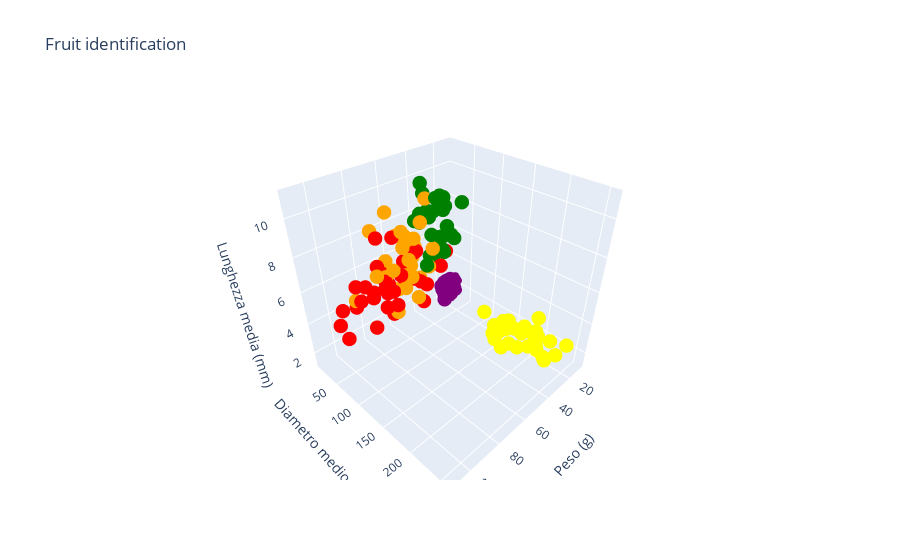
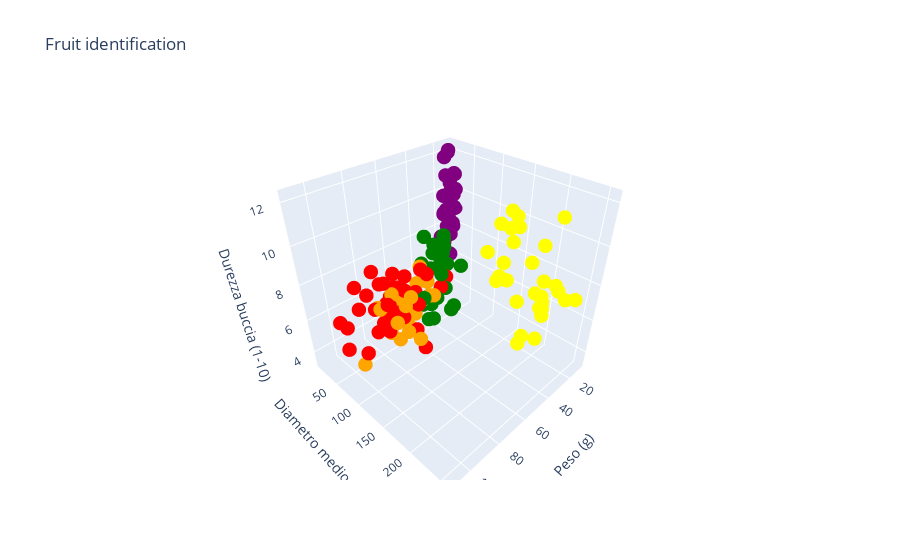
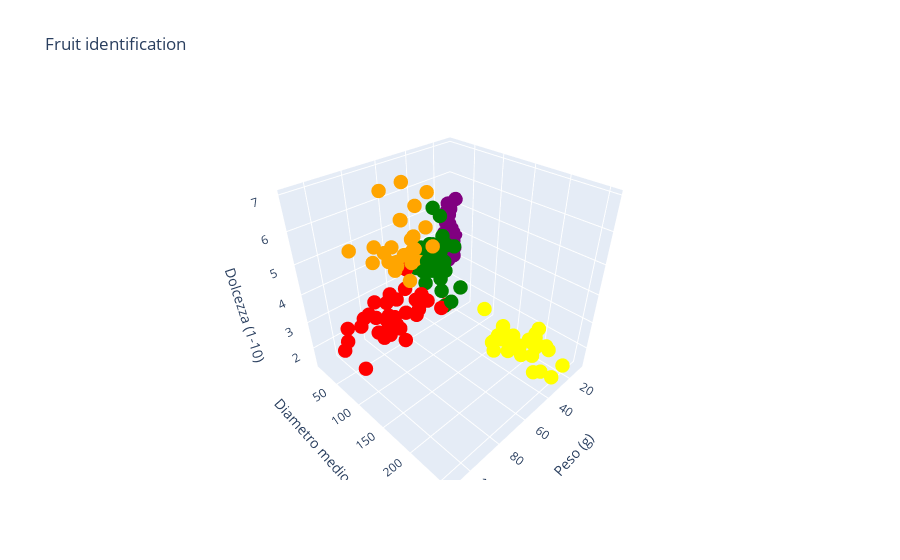
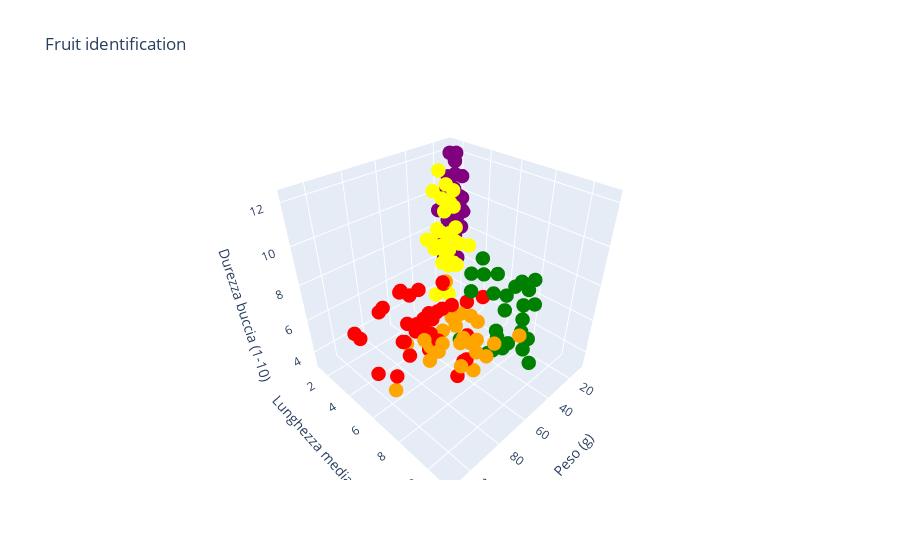

Write notebook code for charts like these, in order.
### Code cell
import plotly.graph_objects as go
    
triads = combinations(df.columns[1:], 3)
for triad in triads:
    f1,f2,f3 = triad

    fig = go.Figure(data=[go.Scatter3d(
        x=X_test[f1], 
        y=X_test[f2], 
        z=X_test[f3], 
        mode='markers',
        marker=dict(size=5,color=Ycol)
    )])

    fig.update_layout(
        scene=dict(
            xaxis_title=f1,
            yaxis_title=f2,
            zaxis_title=f3
        ),
        title='Fruit identification'
    )

    fig.show()

### Figure 1 — Plotly figure (JSON) as saved in the notebook; plotly's stock layout.template omitted (floating-point values rounded to 4 significant figures; data arrays with more than 128 entries replaced by an {"elided": "..."} marker saying what was removed)
{"data": [{"marker": {"color": {"elided": "150 str values"}, "size": 5}, "mode": "markers", "type": "scatter3d", "x": {"elided": "150 float values"}, "y": {"elided": "150 float values"}, "z": {"elided": "150 float values"}}], "layout": {"scene": {"xaxis": {"title": {"text": "Peso (g)"}}, "yaxis": {"title": {"text": "Diametro medio (mm)"}}, "zaxis": {"title": {"text": "Lunghezza media (mm)"}}}, "title": {"text": "Fruit identification"}}}

### Figure 2 — Plotly figure (JSON) as saved in the notebook; plotly's stock layout.template omitted (floating-point values rounded to 4 significant figures; data arrays with more than 128 entries replaced by an {"elided": "..."} marker saying what was removed)
{"data": [{"marker": {"color": {"elided": "150 str values"}, "size": 5}, "mode": "markers", "type": "scatter3d", "x": {"elided": "150 float values"}, "y": {"elided": "150 float values"}, "z": {"elided": "150 float values"}}], "layout": {"scene": {"xaxis": {"title": {"text": "Peso (g)"}}, "yaxis": {"title": {"text": "Diametro medio (mm)"}}, "zaxis": {"title": {"text": "Durezza buccia (1-10)"}}}, "title": {"text": "Fruit identification"}}}

### Figure 3 — Plotly figure (JSON) as saved in the notebook; plotly's stock layout.template omitted (floating-point values rounded to 4 significant figures; data arrays with more than 128 entries replaced by an {"elided": "..."} marker saying what was removed)
{"data": [{"marker": {"color": {"elided": "150 str values"}, "size": 5}, "mode": "markers", "type": "scatter3d", "x": {"elided": "150 float values"}, "y": {"elided": "150 float values"}, "z": {"elided": "150 float values"}}], "layout": {"scene": {"xaxis": {"title": {"text": "Peso (g)"}}, "yaxis": {"title": {"text": "Diametro medio (mm)"}}, "zaxis": {"title": {"text": "Dolcezza (1-10)"}}}, "title": {"text": "Fruit identification"}}}

### Figure 4 — Plotly figure (JSON) as saved in the notebook; plotly's stock layout.template omitted (floating-point values rounded to 4 significant figures; data arrays with more than 128 entries replaced by an {"elided": "..."} marker saying what was removed)
{"data": [{"marker": {"color": {"elided": "150 str values"}, "size": 5}, "mode": "markers", "type": "scatter3d", "x": {"elided": "150 float values"}, "y": {"elided": "150 float values"}, "z": {"elided": "150 float values"}}], "layout": {"scene": {"xaxis": {"title": {"text": "Peso (g)"}}, "yaxis": {"title": {"text": "Lunghezza media (mm)"}}, "zaxis": {"title": {"text": "Durezza buccia (1-10)"}}}, "title": {"text": "Fruit identification"}}}
